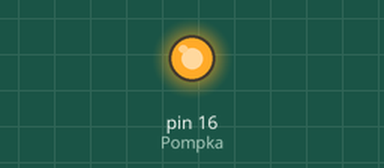
The program below on a simulated Raspberry Pi (header pin numbers). Parts: output pins drawn as LEDs (lit = HIGH).

Above: at 0.1 s.
Timing chart, 0 to 1.6 s (numbered marks = the images above):
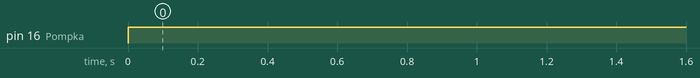

Measured:
- by itself, pin 16 (Pompka): LOW → HIGH at 0.00 s

The program:

silnik.py
```python
#!/usr/bin/python
import sys
import RPi.GPIO as GPIO
from time import sleep


Pompka = 16

def setup():
    GPIO.setmode(GPIO.BOARD)       # Numbers GPIOs by physical location
    GPIO.setup(Pompka, GPIO.OUT)   # Set LedPin's mode is output  GPIO.setmode(GPIO.BOARD)
    GPIO.output(Pompka, GPIO.LOW)  # led off


def destroy():
    GPIO.cleanup()

def pracaPompki(sygnal):
    if sygnal == True:
        GPIO.output(Pompka, GPIO.HIGH)  # led on
    else:
        GPIO.output(Pompka, GPIO.LOW)  # led off


if __name__ == '__main__':     # Program start from here
  setup()
  try:
    while(1):
        pracaPompki(True)
  except KeyboardInterrupt:  # When 'Ctrl+C' is pressed, the child program destroy() will be  executed.
    destroy()
```
